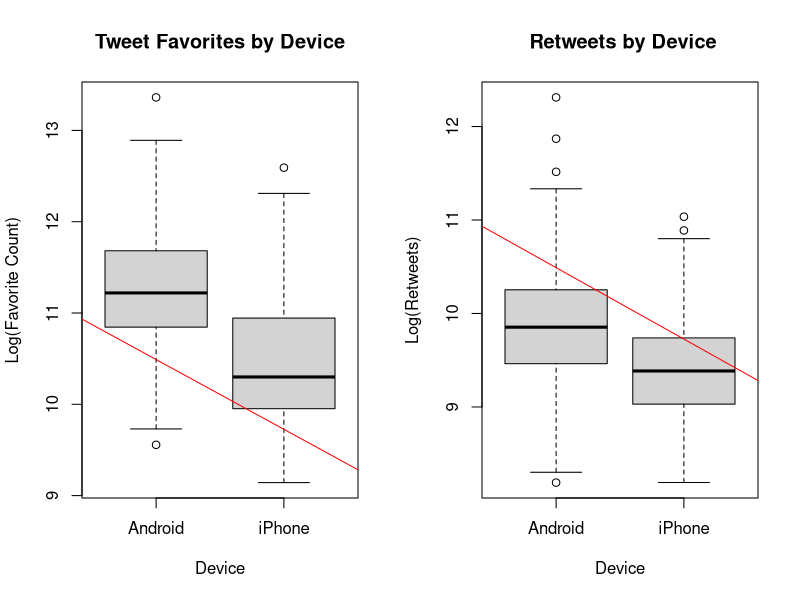

R code for this plot: (Note: this script raises an error after producing the figure.)
tweets = read.csv(file = "trump.csv")

# (i) If Robinson’s conclusion is true, do you expect tweeting sources to
# affect the influence of Trump’s tweets, as evaluated by favorite and retweet counts?
# What does the data tell us?
par(mfrow=c(1,2))
boxplot(
  log(tweets$favoriteCount) ~ tweets$source,
  xlab = "Device",
  ylab = "Log(Favorite Count)",
  main = "Tweet Favorites by Device",
)
favorite_model = lm(formula = log(tweets$favoriteCount) ~ tweets$source)
abline(favorite_model, col=c("red"))

boxplot(
  log(tweets$retweetCount) ~ tweets$source,
  xlab = "Device",
  ylab = "Log(Retweets)",
  main = " Retweets by Device",
)

retweet_model = lm(formula = log(tweets$retweetCount) ~ tweets$source)
abline(favorite_model, col=c("red"))

# (ii) (Optional) If Robinson’s conclusion is true, do you expect tweets from different sources to
# use rhetorical strategies differently? Use exclamation and hashtag to test your hypothesis.

# (iii) Do exclamation and hashtag influence readers’ responses to Trump’s tweets?
# What if conditioning on tweeting hours and inclusion of pictures/links?
par(mfrow=c(1,1))
plot(
  log(tweets$favoriteCount) ~ tweets$exclamation,
  xlab = "Exclamation",
  ylab = "Log(Favorite Count)",
  main = "Tweet Favorites by Exclamation",
)
exclamation_model = lm(formula = log(tweets$favoriteCount) ~ tweets$exclamation)
abline(exclamation_model, col=c("red"))

# HashTags
plot(
  log(tweets$favoriteCount) ~ tweets$hashtag,
  xlab = "HashTags",
  ylab = "Log(Favorite Count)",
  main = "Tweet Favorites by HashTags",
)
hashtag_model = lm(formula = log(tweets$favoriteCount) ~ tweets$hashtags)
abline(hashtag_model, col=c("red"))

# Hour of Day
boxplot(
  log(tweets$favoriteCount) ~ tweets$hour,
  xlab = "Hour of Day",
  ylab = "Log(Favorites)",
  main = " Favorites by Hour",
  pch = 1,
  cex = 0.5,
)
hour_model = lm(formula = log(tweets$favoriteCount) ~ tweets$hour)
abline(hour_model, col=c("red"))
# There's a better way of fitting this data maybe?
# hours_squared = tweets$hour^2
# hour_multiple_model = lm(formula = log(tweets$favoriteCount) ~ tweets$hour + hours_squared)
# abline(hour_multiple_model, col=c("blue"))

# Pictures
boxplot(
  log(tweets$favoriteCount) ~ tweets$picture,
  xlab = "Picture",
  ylab = "Log(Favorites)",
  main = " Trump Tweet Favorites by Picture/Link",
)
picture_model = lm(formula = log(tweets$favoriteCount) ~ tweets$picture)
abline(picture_model, col=c("red"))

multiple_model = lm(
  log(tweets$favoriteCount) ~ tweets$source +
  tweets$picture +
  tweets$exclamation +
  tweets$hashtag
)
anova(multiple_model)

# (iv) Does switching devices change the influence in (iii)?
# State and test your hypothesis.

# (v) Do you see any problems in the analysis above? If yes, how could you improve it?
# What additional data would you need?

